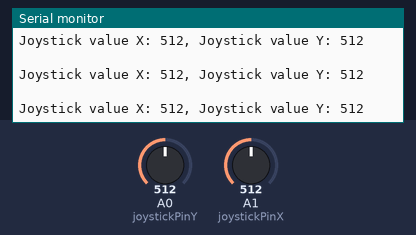
The sketch below on a simulated Arduino Uno, built with avr-gcc and run on an emulated ATmega328P. Shown: the last lines printed to the serial monitor. Inputs (shaded band) come from the test bench; at power-on: A0 (joystickPinY) = 512, A1 (joystickPinX) = 512.

Above: at 1.2 s.
1.3 s: A0 (joystickPinY) set to 104
At 1.8 s:
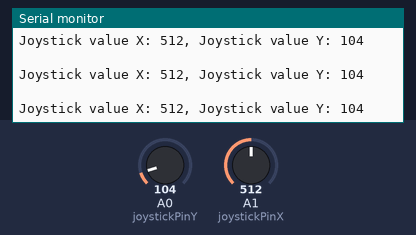
4.3 s: A0 (joystickPinY) set to 89
At 5.1 s:
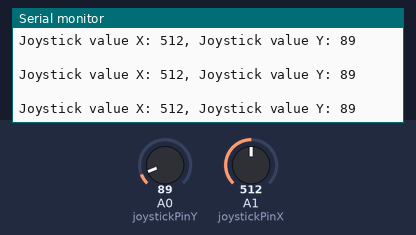
5.8 s: A1 (joystickPinX) set to 107
At 6.5 s:
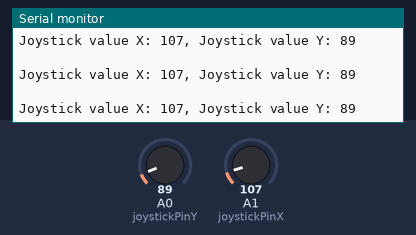
8.8 s: A1 (joystickPinX) set to 88
At 9.3 s:
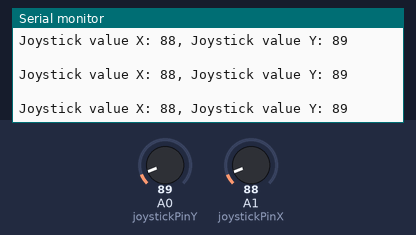
11.8 s: A1 (joystickPinX) set to 11
At 12.8 s:
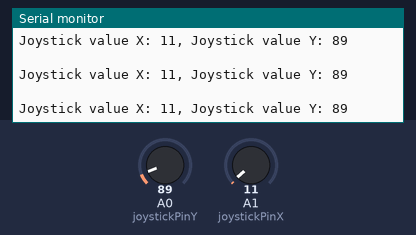
14.8 s: A1 (joystickPinX) set to 8
At 15.4 s:
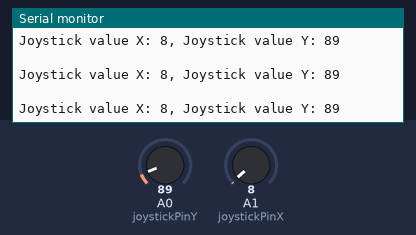
Timing chart, 0 to 17.3 s (numbered marks = the images above; inputs shaded):
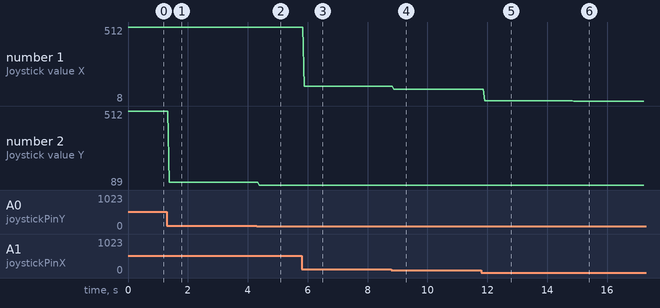

The sketch:

main.ino
```cpp
int joystickPinY = A0;
int joystickPinX = A1;
int joystickValueY = 0;
int joystickValueX = 0;

void setup(){
    // pinMode(joystickPin, INPUT);
    Serial.begin(9600);
}

void loop() {
    joystickValueX = analogRead(joystickPinX);
    joystickValueY = analogRead(joystickPinY);
    Serial.print("Joystick value X: ");
    Serial.print(joystickValueX, DEC);
    Serial.print(", Joystick value Y: ");
    Serial.println(joystickValueY, DEC);
    Serial.println(" ");
}
```

Measured:
- after the input at 1.3 s, the serial monitor: prints a new line after 0.08 s (image 1)
- after the input at 4.3 s, the serial monitor: prints a new line after 0.08 s (image 2)
- after the input at 5.8 s, the serial monitor: prints a new line after 0.08 s (image 3)
- after the input at 8.8 s, the serial monitor: prints a new line after 0.08 s (image 4)
- after the input at 11.8 s, the serial monitor: prints a new line after 0.11 s (image 5)
- after the input at 14.8 s, the serial monitor: prints a new line after 0.09 s (image 6)
- plotted number 1: 512 → 107 after the input at 5.8 s, 107 → 88 after the input at 8.8 s, 88 → 11 after the input at 11.8 s, 11 → 8 after the input at 14.8 s
- plotted number 2: 512 → 104 after the input at 1.3 s, 104 → 89 after the input at 4.3 s
